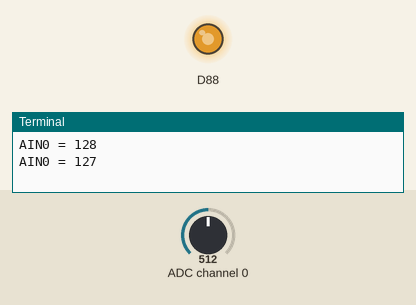
The program below on a simulated Raspberry Pi (BCM pin numbers). Shown: output pins drawn as LEDs (lit = HIGH), the last lines printed to the terminal. Inputs (shaded band) come from the test bench; at power-on: ADC channel 0 = 512 (analog values on the 0–1023 scale).

Above: at 1.2 s.
1.3 s: ADC channel 0 set to 716
At 3.2 s:
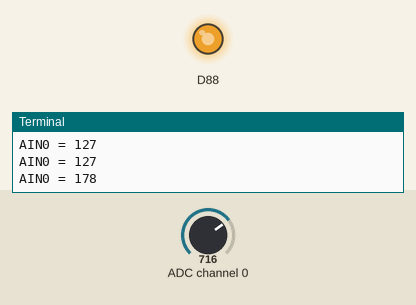
3.5 s: ADC channel 0 set to 0
At 5.1 s:
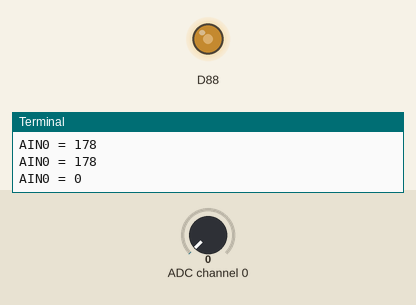
5.5 s: ADC channel 0 set to 511
At 6.7 s:
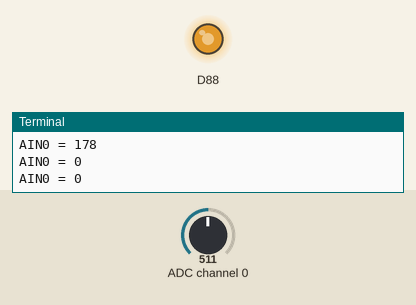
Timing chart, 0 to 8.5 s (numbered marks = the images above; inputs shaded):
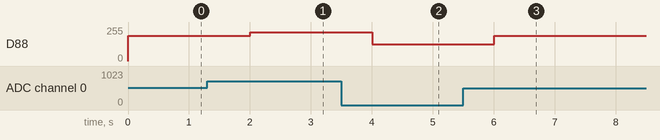

The program:

Fsr.py
```python
# ADC를 통해 FSR 센서값 출력하기
import smbus
import time

bus = smbus.SMBus(1)


def setup(Addr):
    global address
    address = Addr


def read(chn): # FSR의 값을 읽어들이는 부분
    try:
        if chn == 0: # chn == 0은 FSR이 연결된 핀(AIN0)
            bus.write_byte(address, 0x40) # Fsr 값 읽기
    except Exception as e:
        print("address : %s" % address)

    return bus.read_byte(address)


def write(val):
    try:
        temp=val
        temp=int(temp) # 정수로 변환하여 아날로그값을 디지털로 출력
        bus.write_byte_data(address, 0x40, temp)

    except Exception as e:
        print("Error")


if __name__=="__main__":
    setup(0x48)
    while True:
        print('AIN0 =', read(0)) # FSR 핀 AIN0의 값을 출력

        tmp = read(0)
        tmp=tmp*(255-125)/255+125
        write(tmp)
        time.sleep(1.0)
```

Measured:
- after the input at 1.3 s, D88: 189/255 → 215/255 after 0.70 s
- after the input at 3.5 s, D88: 215/255 → 125/255 after 0.51 s
- after the input at 5.5 s, D88: 125/255 → 189/255 after 0.51 s
